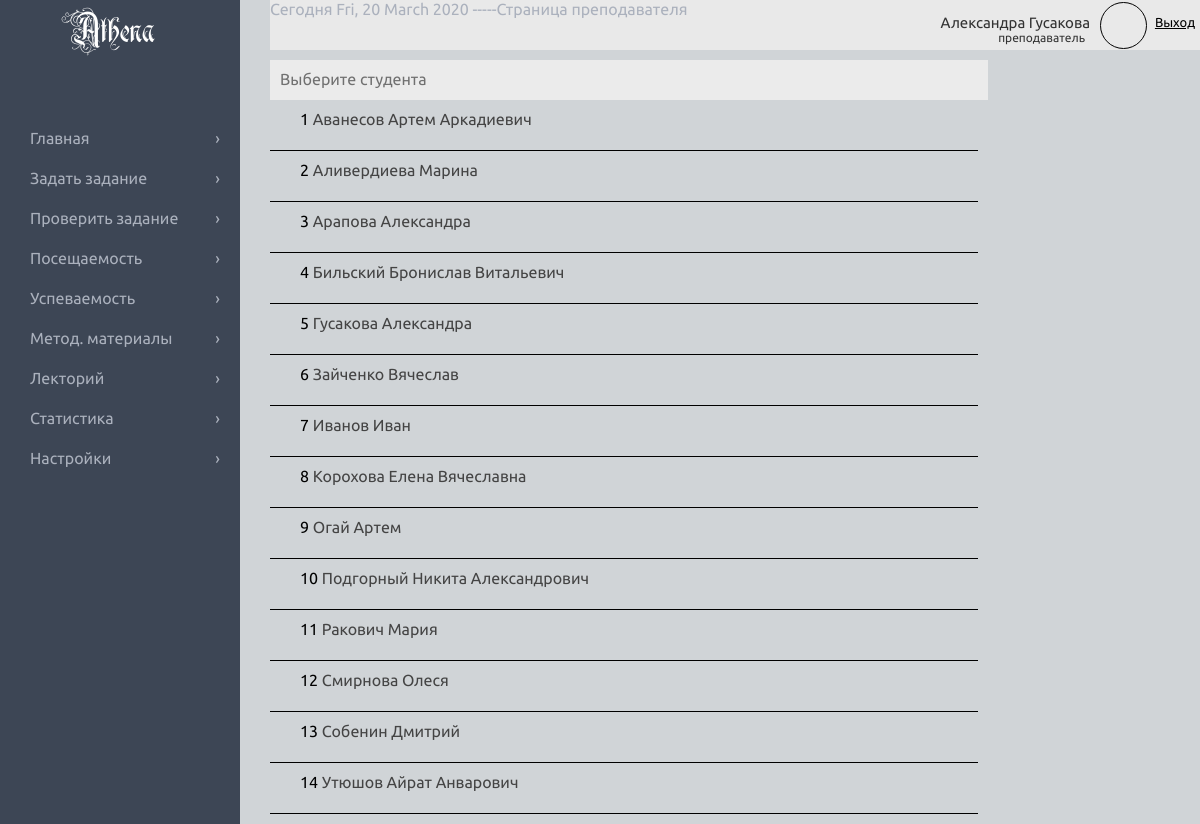
The page /teacher/group.php?group=5843566489b19 on the database its author committed.
### tables this page shows
CREATE TABLE IF NOT EXISTS `userlist` (
  `n` int(11) NOT NULL,
  `id` varchar(13) NOT NULL,
  `status` varchar(10) NOT NULL,
  `login` varchar(30) NOT NULL,
  `pass` varchar(20) NOT NULL,
  `first_name` varchar(30) NOT NULL,
  `last_name` varchar(30) NOT NULL,
  `middle_name` varchar(30) NOT NULL,
  `idGR` varchar(13) NOT NULL
);

### teacher/group.php (the view, shortened to what this page needs)
<!DOCTYPE html>
<html>
<head>
  <link rel="stylesheet" type="text/css" media="all" href="css/teacher_css_tmp1.css" />
</head>
<body>
  <?php include("../blocks/db_conn.php");?>
<?php include("blocks/SitebarL_Header.php");?>
  <div class='groupe_box'>
<?php
if (isset($_GET['group'])) {$group = $_GET['group']; if ($group == '') {unset($group);} }
if(isset($group)){
  $result=mysql_query("SELECT * from userlist WHERE idGR='$group' ORDER BY last_name");
  $data=mysql_fetch_assoc($result);
  printf("<div class='title'>Выберите студента</div>");
  $i=1;
  do{
    $fio=$data['last_name']." ".$data['first_name']." ".$data['middle_name'];
    printf("<div class='group_list'>%s <a href=''>%s</a></div>",$i,$fio);
    $i++;
  }
  while ($data=mysql_fetch_assoc($result));
}
?>
  </div>
</body>
</html>

### teacher/blocks/SitebarL_Header.php (shortened to what this page needs)
<div id="sitebarL"><div id="logo">Athena</div>
    <div id="list">
      <div class="stl"><a href="index.php">Главная <span>&#8250;</a></span></div>
      <div class="stl"><a href="askjob.php">Задать задание <span>&#8250;</a></span></div>
      <div class="stl"><a href="homework.php">Проверить задание <span>&#8250;</a></span></div>
      <div class="stl"><a href="attendance.php">Посещаемость <span>&#8250;</a></span></div>
      <div class="stl"><a href="performance.php">Успеваемость <span>&#8250;</a></span></div>
      <div class="stl"><a href="methodical.php">Метод. материалы <span>&#8250;</a></span></div>
      <div class="stl"><a href="lecture.php">Лекторий <span>&#8250;</a></span></div>
      <div class="stl"><a href="analitics.php">Статистика <span>&#8250;</a></span></div>
      <div class="stl"><a href="tools.php">Настройки <span>&#8250;</a></span></div>
    </div>
</div>
<div id="header">
<?php
$login=$_SESSION['user']['login'];
$query = "SELECT first_name,last_name from userlist WHERE login='$login'";
if ($result = $mysqli->query($query)) {
    $data = $result->fetch_assoc();
}
else{echo "error-mysql->query";exit();}
?>
	<?php echo "Сегодня ".date(" D, j F Y");
		echo " -----Страница преподавателя";
	?>
	<div id="head_accaunt">
		<p>
			<span class="name"><? echo $data['first_name']." ".$data['last_name'];?></span>
			<br>
			<span class="status">преподаватель</span>
		</p>
		<a id="exit" href="../">Выход</a>
		<div id="avatar"></div>
	</div>
</div>

### teacher/css/teacher_css_tmp1.css (style rules this page uses)
html { background-color: #D0D3D8; background-color: #e0e0e0; background-color: #D0D4D7; color:#ABB1BD; min-width: 1065px; }
body { margin: 0 auto; font-family: Ubuntu, 'Arial', cursive; }
p { margin: 0; }
#logo { font-size: 30px; margin: 20px 70px; font-family: Rurintania, 'Arial', cursive; color: white; }
#sitebarL { position: fixed; width:20%; min-width: 210px; height:100%; background-color: #3D4655; }
#sitebarL #list { margin-top: 70px; }
#sitebarL #list .stl { height: 30px; font-size: 16px; padding-left: 30px; padding-top: 10px; }
#sitebarL #list .stl a { color: #ABB1BD; text-decoration: none; }
#sitebarL #list .stl span { float: right; margin-right: 20px; }
#header { height:50px; margin-left: 22.5%; background-color: #E9E9E9; }
#head_accaunt { width: 300px; font-size: 10px; float: right; }
#head_accaunt p { width: 190px; float: left; text-align: right; padding-right: 10px; color:#333; padding-top: 14px; }
#head_accaunt p span.name { font-size: 15px; }
#head_accaunt p span.status { font-size: 12px; padding-right: 5px; }
#head_accaunt #exit { float: right; margin: 15px 5px 0 0; font-size: 13px; color: black; text-decoration: underline; }
#head_accaunt #avatar { width: 45px; height: 45px; border-radius: 45px; border: 1px solid black; margin-left: 200px; margin-top: 2px; }
.groupe_box { width: 59%; margin-left: 22.5%; padding-bottom: 10px; }
.groupe_box .title { width: 100%; height: 30px; background-color: #EBEBEB; color: #707070; font-size: 16px; padding: 10px 0 0 10px; margin-top: 10px; }
.groupe_box .group_list { height: 30px; padding: 10px 0; border-bottom:1px solid black; color:black; padding-left: 30px; }
.groupe_box .group_list a { color: #444; text-decoration: none; }

### rows shown on the page
userlist: first_name "Александра", last_name "Гусакова", fio "Гусакова Александра"
userlist: fio "Аванесов Артем Аркадиевич"
userlist: fio "Аливердиева Марина"
userlist: fio "Арапова Александра"
userlist: fio "Бильский Бронислав Витальевич"
userlist: fio "Зайченко Вячеслав"
userlist: fio "Иванов Иван"
userlist: fio "Корохова Елена Вячеславна"
userlist: fio "Огай Артем"
userlist: fio "Подгорный Никита Александрович"
userlist: fio "Ракович Мария"
userlist: fio "Смирнова Олеся"
userlist: fio "Собенин Дмитрий"
userlist: fio "Утюшов Айрат Анварович"
